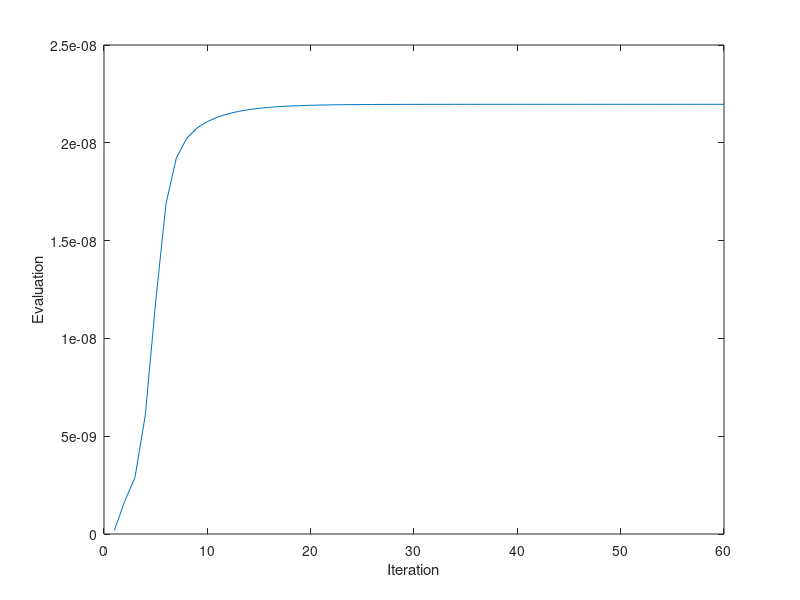

The MATLAB script that drew this image:
clear;
transition = [0.5, 0.5; 0.5, 0.5];
emission = [0.4, 0.1, 0.5; 0.1, 0.5, 0.4];
LA = 1;
NY = 2;
NULL = 3;
O = [NULL, LA, LA, NULL, NY, NULL, NY, NY, NY, NULL, NY, NY, NY, NY,...
    NY, NULL, NULL, LA, LA, NY];
pi = [0.5, 0.5];
iteration = 0;
while true
    iteration = iteration + 1;
    delta = zeros(2, size(O, 2));
    beta = zeros(2, size(O, 2));
    for i = 1 : 2
        delta(i, 1) = pi(i) * emission(i, NULL);
        beta(i, size(O, 2)) = 1;
    end 
    for t = 2 : size(O, 2)
        for i = 1 : 2
            delta(i, t) = emission(i, O(t)) * (delta(:, t-1)' * ...
                            transition(:, i));
        end
    end
    for t = size(O, 2)-1 : -1 : 1
        for i = 1 : 2
            beta(i, t) = beta(LA, t+1) * transition(i, LA) * emission(LA, O(t+1))...
                        + beta(NY, t+1) * transition(i, NY) * emission(NY, O(t+1));
        end 
    end
    gamma = zeros(2, size(O, 2));
    for t = 1 : size(O, 2)
        div = delta(:, t)' * beta(:, t);
        gamma(:, t) = delta(:, t) .* beta(:, t) ./ div;
    end
    epsilon = zeros(2, 2, size(O, 2)-1);
    for t = 1 : size(O, 2)-1
        div = delta(:, t)' * beta(:, t);
        for i = 1 : 2
            for j = 1 : 2
                epsilon(i, j, t) = delta(i, t) * transition(i, j) * beta(j, t+1) *...
                                    emission(j, O(t+1)) / div;
            end 
        end 
    end
    for i = 1 : 2
        pi(i) = gamma(i, 1);
        for j = 1 : 2
            transition(i, j) = sum(epsilon(i, j, :)) / sum(gamma(i, 1:end-1));
        end
        for j = 1 : 3
            gSum = 0;
            for t = 1 : size(O, 2)
                if O(t) == j
                    gSum = gSum + gamma(i, t);
                end
            end
            emission(i, j) = gSum / sum(gamma(i, :));
        end
    end
    P(iteration) = sum(delta(:, end));
    if (iteration > 1) && abs(P(iteration) - P(iteration-1)) < eps
        break;
    end
end
figure;
plot(P(1, :));
xlabel('Iteration');
ylabel('Evaluation');
display(pi);
display(transition);
display(emission);